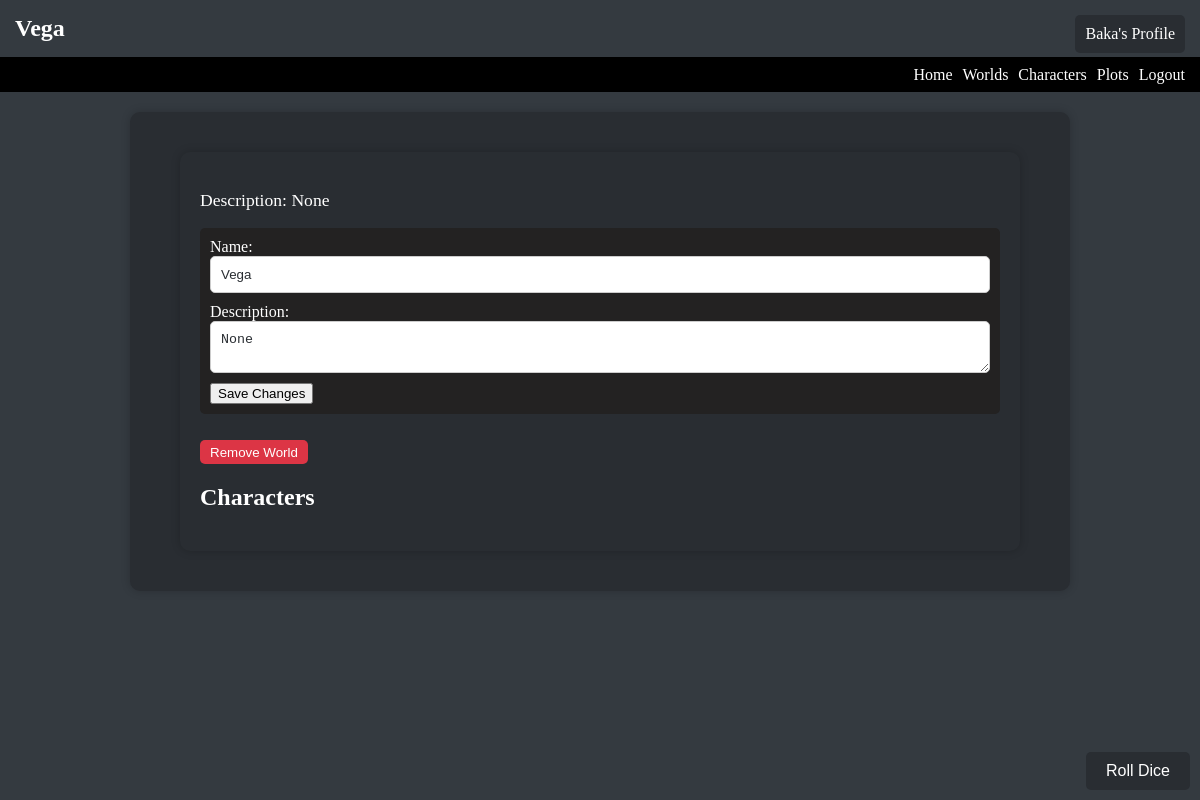
Screenshot of /world_detail/2 (signed in) with the database file from the repository.
### models.py (models this page shows, shortened)
class World(db.Model):
    id = db.Column(db.Integer, primary_key=True)
    name = db.Column(db.String(100), nullable=False)
    description = db.Column(db.Text, nullable=True)
    created_at = db.Column(db.DateTime, default=datetime.utcnow)
    creator_id = db.Column(db.Integer, db.ForeignKey('user.id'), nullable=False)
    characters = db.relationship('Character', backref='world', lazy=True)
    plots = db.relationship('PlotData', backref='world', lazy=True)

class User(UserMixin, db.Model):
    id = db.Column(db.Integer, primary_key=True)
    username = db.Column(db.String(100), unique=True, nullable=False)
    password_hash = db.Column(db.String(128), nullable=False)
    created_at = db.Column(db.DateTime, default=datetime.utcnow)
    worlds = db.relationship('World', backref='creator', lazy=True)
    characters = db.relationship('Character', backref='user', lazy=True)
    plot_data = db.relationship('PlotData', backref='user', lazy=True)  # Added relationship to PlotData

### app.py (the view, shortened to what this page needs)
@app.route('/world_detail/<int:world_id>', methods=['GET', 'POST'])
@login_required
def world_detail(world_id):
    world = World.query.get(world_id)
    if world and current_user.id == world.creator_id:
        return render_template('world_detail.html', world=world, races=races)
    flash('You do not have permission to view this world.', 'error')
    return redirect(url_for('worlds'))

### app.py (called while the page is built)
@login_manager.user_loader
def load_user(user_id):
    return User.query.get(int(user_id))

### templates/world_detail.html (shortened to what this page needs)
<h1>{{ world.name }}</h1>
{% extends "base.html" %}
{% block content %}
    <div class="world-detail">
        <p class="world-description">Description: {{ world.description }}</p>
        <form class="edit-form" method="post" action="{{ url_for('edit_world', world_id=world.id) }}">
            <label for="edit_world_name">Name:</label>
            <input type="text" id="edit_world_name" name="edit_world_name" value="{{ world.name }}" required>
            <br>
            <label for="edit_world_description">Description:</label>
            <textarea id="edit_world_description" name="edit_world_description">{{ world.description }}</textarea>
            <br>
            <button type="submit" class="edit-button">Save Changes</button>
        </form>
        <form method="post" action="{{ url_for('remove_world', world_id=world.id) }}" onsubmit="return confirm('Are you sure you want to remove this world?');">
            <button type="submit" class="remove-button">Remove World</button>
        </form>
        <h2>Characters</h2>
    </div>
{% endblock %}

### templates/base.html (shortened to what this page needs)
<!DOCTYPE html>
<html lang="en">
<head>
    <link rel="stylesheet" href="{{ url_for('static', filename='css/style.css') }}">
</head>
<body>
    <div class="desktop navbar">
        <div class="navbar-links" id="navbarLinks">
            <a href="{{ url_for('index') }}">Home</a>
            <a href="{{ url_for('worlds') }}">Worlds</a>
            <a href="{{ url_for('character_list') }}">Characters</a>
            <a href="{{ url_for('plots') }}">Plots</a>
            {% if current_user.is_authenticated %}
                <a href="{{ url_for('logout') }}">Logout</a>
            {% else %}
                <a href="{{ url_for('login') }}">Login</a>
                <a href="{{ url_for('register') }}">Register</a>
            {% endif %}
        </div>
    </div>
    <div class="container">
        {% block content %}{% endblock %}
    </div>
    {% if current_user.is_authenticated %}
        <a href="{{ url_for('profile') }}" class="profile-button">{{ current_user.username }}'s Profile</a>
    {% endif %}
    {% include 'diceRoller.html' %}
</body>
</html>

### static/css/style.css (style rules this page uses)
body { margin: 0; padding: 0; background-color: #343a40; color: #fff; }
h1 { margin: 0; padding: 15px; font-size: 4vw; }
.navbar { background-color: black; height: 35px; display: flex; align-items: center; padding: 0 10px; }
.navbar a { color: #fff; text-decoration: none; margin: 5px; transition: color 0.3s ease; }
.navbar-links { margin-left: auto; display: flex; overflow: hidden; }
@media screen and (min-width: 768px) { h1 { font-size: 2vw; } }
.container { max-width: 900px; margin: 20px auto; padding: 20px; background-color: #292d32; border-radius: 10px; box-shadow: 0 0 10px rgba(0, 0, 0, 0.2); }
.profile-button { position: absolute; top: 15px; right: 15px; padding: 10px; background-color: #292d32; color: #fff; border: none; border-radius: 5px; cursor: pointer; text-decoration: none; }
.world-detail { max-width: 800px; margin: 20px auto; padding: 20px; background-color: #292d32; color: #fff; border-radius: 10px; box-shadow: 0 0 10px rgba(0, 0, 0, 0.2); }
.world-description { font-size: 1.1em; }
.edit-form, .random-name-button, .add-character-form button, .add-world-form button, .remove-button { background-color: #232222; color: #fff; border: none; padding: 10px; border-radius: 5px; cursor: pointer; margin-top: 10px; }
.remove-button { background-color: #dc3545; color: #fff; padding-bottom: 4px; padding-top: 5px; }
.edit-form input, .edit-form textarea, .add-character-form input, .add-character-form textarea, .add-world-form input, .add-world-form textarea { width: 100%; padding: 10px; margin-bottom: 10px; border: 1px solid #ccc; border-radius: 5px; background-color: #fff; color: #292d32; }

### rows the page displays
World: name "Vega", description "None", edit_world_name "Vega", edit_world_description "None"
User: username "Baka"
